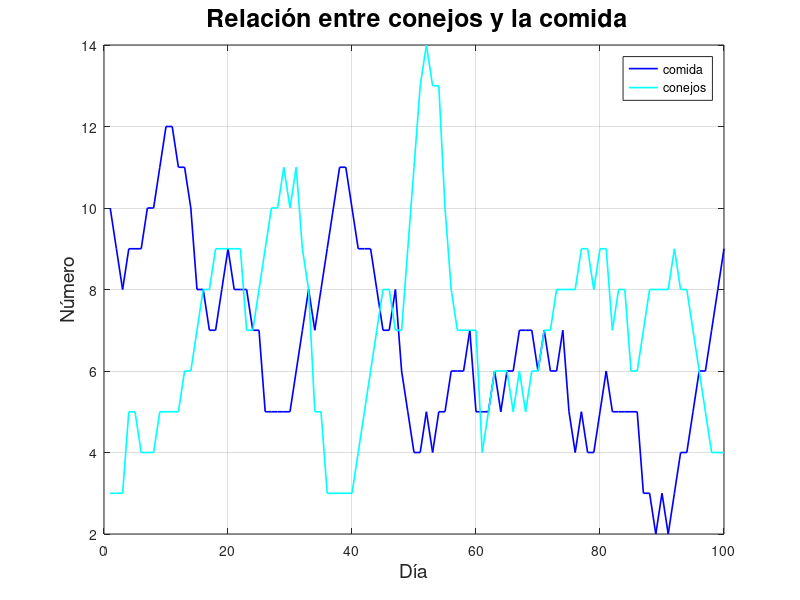

This chart was generated by the following MATLAB code:
C=[1:100];
B=[    10,
    9,
    8,
    9,
    9,
    9,
    10,
    10,
    11,
    12,
    12,
    11,
    11,
    10,
    8,
    8,
    7,
    7,
    8,
    9,
    8,
    8,
    8,
    7,
    7,
    5,
    5,
    5,
    5,
    5,
    6,
    7,
    8,
    7,
    8,
    9,
    10,
    11,
    11,
    10,
    9,
    9,
    9,
    8,
    7,
    7,
    8,
    6,
    5,
    4,
    4,
    5,
    4,
    5,
    5,
    6,
    6,
    6,
    7,
    5,
    5,
    5,
    6,
    5,
    6,
    6,
    7,
    7,
    7,
    6,
    7,
    6,
    6,
    7,
    5,
    4,
    5,
    4,
    4,
    5,
    6,
    5,
    5,
    5,
    5,
    5,
    3,
    3,
    2,
    3,
    2,
    3,
    4,
    4,
    5,
    6,
    6,
    7,
    8,
    9];

A=[ 3,
    3,
    3,
    5,
    5,
    4,
    4,
    4,
    5,
    5,
    5,
    5,
    6,
    6,
    7,
    8,
    8,
    9,
    9,
    9,
    9,
    9,
    7,
    7,
    8,
    9,
    10,
    10,
    11,
    10,
    11,
    9,
    8,
    5,
    5,
    3,
    3,
    3,
    3,
    3,
    4,
    5,
    6,
    7,
    8,
    8,
    7,
    7,
    9,
    11,
    13,
    14,
    13,
    13,
    10,
    8,
    7,
    7,
    7,
    7,
    4,
    5,
    6,
    6,
    6,
    5,
    6,
    5,
    6,
    6,
    7,
    7,
    8,
    8,
    8,
    8,
    9,
    9,
    8,
    9,
    9,
    7,
    8,
    8,
    6,
    6,
    7,
    8,
    8,
    8,
    8,
    9,
    8,
    8,
    7,
    6,
    5,
    4,
    4,
    4]
figure(1)
plot(C,B,'b','linewidth',1.2)
title(' Relación entre conejos y la comida','fontsize',18)
xlabel('Día','fontsize',14)
ylabel('Número', 'fontsize',14)
grid on
hold on
plot(C,A,'c','linewidth',1.2)
legend('comida','conejos')